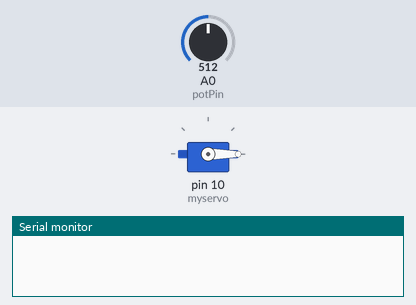
The sketch below on a simulated Arduino Uno, built with avr-gcc and run on an emulated ATmega328P. Shown: servo, the last lines printed to the serial monitor. The test bench sets the inputs (shaded band); at power-on: A0 (potPin) = 512.

Above: at 0.1 s.
At 4.0 s:
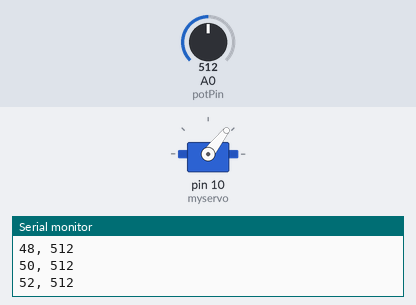
At 4.4 s:
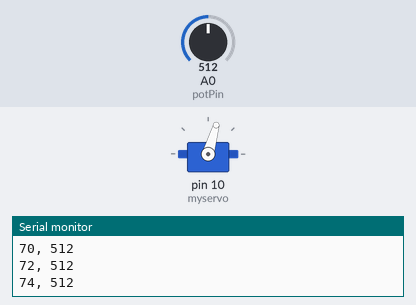
At 6.2 s:
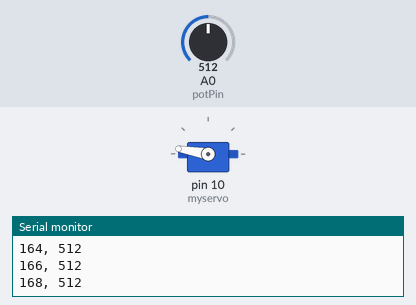
Timing chart, 0 to 7.7 s (numbered marks = the images above):
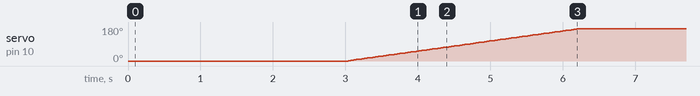

The sketch:

Lab5Test.ino
```cpp
//#include <ServoTimer2.h>
#include <Servo.h>
//ServoTimer2 servo1;
Servo myservo;

int pos = 0;
int potPin = 0;
int voltage = 0;

void setup() {
  // put your setup code here, to run once:
  Serial.begin(9600);
  myservo.attach(10);
  myservo.write(0);
  delay(3000); //hold for three seconds at 0 degree
  bandwidthtest();
//timer based interrupt
//  noInterrupts(); // disable all interrupts
//  TCCR3A = 0;// set entire TCCR1A register to 0
//  TCCR3B = 0;// same for TCCR1B
//  TIMSK3 = 0;
//  TCNT3  = 0;//initialize counter value to 0
//  // set compare match register for 1hz increments
//  OCR3A = 1562;// = (16*10^6) / (10*1024) - 1 (must be <65536)
//  // turn on CTC mode
//  TCCR3B |= (0 << WGM32)|(0 << WGM31)|(0 << WGM30);
//  // Set CS12 and CS10 bits for 1024 prescaler
//  TCCR3B |= (1 << CS32) | (0 << CS31)|(1 << CS30);
//  // enable timer compare interrupt
//  TIMSK3 |= (1 << OCIE3A);
//  interrupts(); // enable all interrupts
}

void loop() {

}

void bandwidthtest(){
  for (pos = 0; pos <= 170; pos += 2) { // goes from 0 degrees to 170 degrees
    //in step of 2 increment
    myservo.write(pos); // tell servo to go to position in variable 'pos'
    delay(12);    // give a totoal of 2.9 s to finish the loop
    voltage = analogRead(potPin);
    Serial.print(pos);
    Serial.print(", ");
    Serial.print(voltage);
    Serial.println(" ");
    delay(25);
  }
}
```
